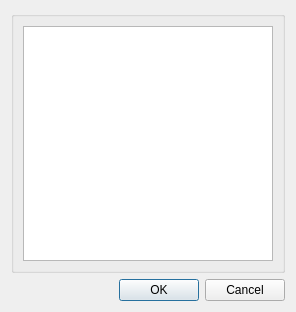
<?xml version="1.0" encoding="UTF-8"?>
<ui version="4.0">
 <class>AccountListDLG</class>
 <widget class="QDialog" name="AccountListDLG">
  <property name="geometry">
   <rect>
    <x>0</x>
    <y>0</y>
    <width>296</width>
    <height>312</height>
   </rect>
  </property>
  <property name="windowTitle">
   <string>账号列表</string>
  </property>
  <layout class="QVBoxLayout" name="verticalLayout_3">
   <item>
    <layout class="QVBoxLayout" name="verticalLayout_2">
     <item>
      <widget class="QGroupBox" name="groupBox">
       <property name="title">
        <string/>
       </property>
       <layout class="QVBoxLayout" name="verticalLayout">
        <item>
         <widget class="AccountListWidget" name="listWidget"/>
        </item>
       </layout>
      </widget>
     </item>
     <item>
      <widget class="QDialogButtonBox" name="buttonBox">
       <property name="orientation">
        <enum>Qt::Horizontal</enum>
       </property>
       <property name="standardButtons">
        <set>QDialogButtonBox::Cancel|QDialogButtonBox::Ok</set>
       </property>
      </widget>
     </item>
    </layout>
   </item>
  </layout>
 </widget>
 <customwidgets>
  <customwidget>
   <class>AccountListWidget</class>
   <extends>QListWidget</extends>
   <header location="global">accountlistwidget.h</header>
  </customwidget>
 </customwidgets>
 <resources/>
 <connections>
  <connection>
   <sender>buttonBox</sender>
   <signal>rejected()</signal>
   <receiver>AccountListDLG</receiver>
   <slot>reject()</slot>
   <hints>
    <hint type="sourcelabel">
     <x>316</x>
     <y>260</y>
    </hint>
    <hint type="destinationlabel">
     <x>286</x>
     <y>274</y>
    </hint>
   </hints>
  </connection>
  <connection>
   <sender>buttonBox</sender>
   <signal>accepted()</signal>
   <receiver>AccountListDLG</receiver>
   <slot>accept()</slot>
   <hints>
    <hint type="sourcelabel">
     <x>248</x>
     <y>254</y>
    </hint>
    <hint type="destinationlabel">
     <x>157</x>
     <y>274</y>
    </hint>
   </hints>
  </connection>
 </connections>
</ui>
